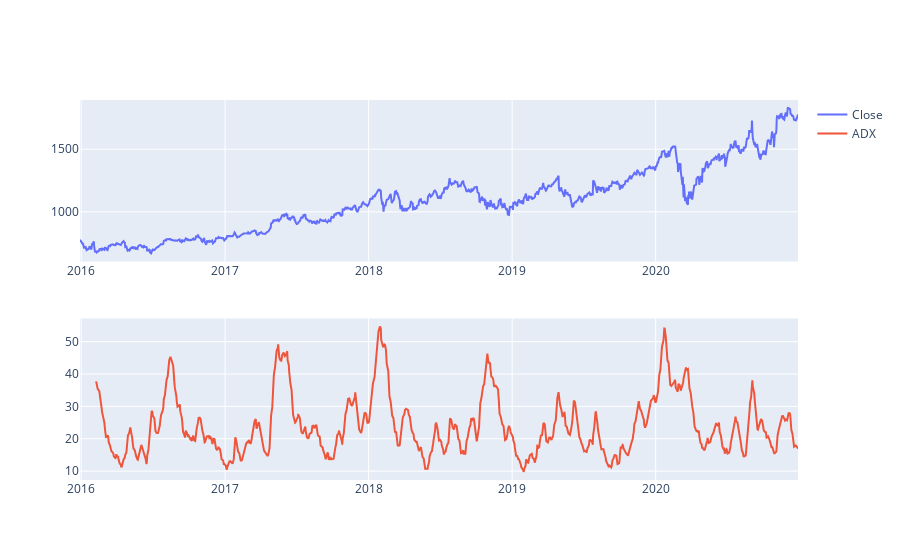

The code cell stored with this chart in its notebook:
### Markdown cell above
## Strength Indicator ADX
#### Visualise

### Code cell
# Calculate ADX
google_data['ADX'] = talib.ADX(google_data['High'], google_data['Low'], google_data['Close'])

# Plotly version
fig = make_subplots(rows=2, cols=1)

# Make first subplot
fig.add_trace(
    go.Scatter(
        name="Close",
        x = google_data.index,
        y=google_data["Close"]
    ),
    row=1, col=1
)


# Make second subplot
fig.add_trace(
    go.Scatter(
        name="ADX",
        x= google_data.index,
        y=google_data["ADX"]
    ),
    row=2, col=1
)

# Show plot
fig.show()

### Figure 1 — Plotly figure (JSON) as saved in the notebook; plotly's stock layout.template omitted (floating-point values rounded to 4 significant figures; data arrays with more than 128 entries replaced by an {"elided": "..."} marker saying what was removed)
{"data": [{"name": "Close", "type": "scatter", "x": {"elided": "1259 str values"}, "xaxis": "x", "y": {"elided": "1259 float values"}, "yaxis": "y"}, {"name": "ADX", "type": "scatter", "x": {"elided": "1259 str values"}, "xaxis": "x2", "y": {"elided": "1259 float values"}, "yaxis": "y2"}], "layout": {"xaxis": {"anchor": "y", "domain": [0, 1]}, "xaxis2": {"anchor": "y2", "domain": [0, 1]}, "yaxis": {"anchor": "x", "domain": [0.575, 1]}, "yaxis2": {"anchor": "x2", "domain": [0, 0.425]}}}
